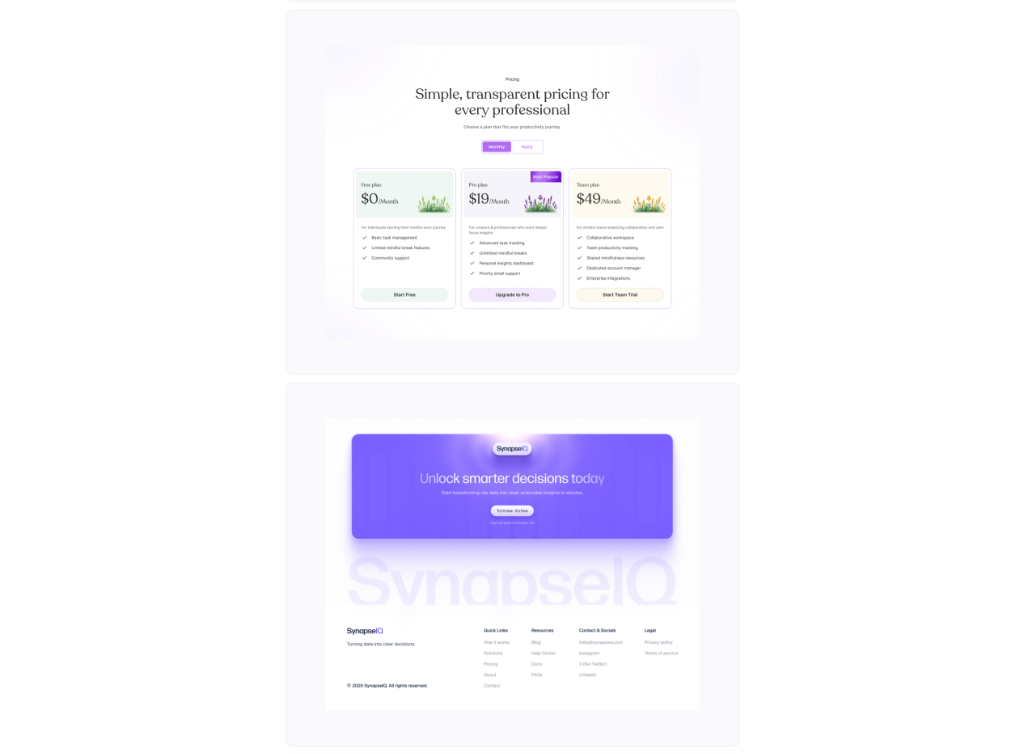
#> input picture gallery_showcase_2.png, 1024 x 754 px
$ python add_overlay.py
#> lines starting #> are read from the running program, lines starting #| are printed output that depends on the picture
from PIL import Image, ImageDraw, ImageFont
import os

def add_overlay_and_text(image_path, output_path, text="Explore Now"):
#> called with image_path = 'gallery_showcase_2.png', output_path = 'gallery_showcase_overlay.png', text = 'Explore Now'
    try:
        # Open the image
        base = Image.open(image_path).convert("RGBA")
#> base is the input picture: PIL image 1024x754 RGBA; mean R, G, B, A 247.1, 245.8, 253.5, 255

        # Create a transparent overlay
        overlay = Image.new("RGBA", base.size, (0, 0, 0, 0))
#> overlay: PIL image 1024x754 RGBA; every value is 0
        draw = ImageDraw.Draw(overlay)

        # Add a semi-transparent black rectangle (tint)
        # Alpha 128 (approx 50% opacity)
        draw.rectangle([0, 0, base.size[0], base.size[1]], fill=(0, 0, 0, 100))

        # Composite the overlay onto the base
        base = Image.alpha_composite(base, overlay)
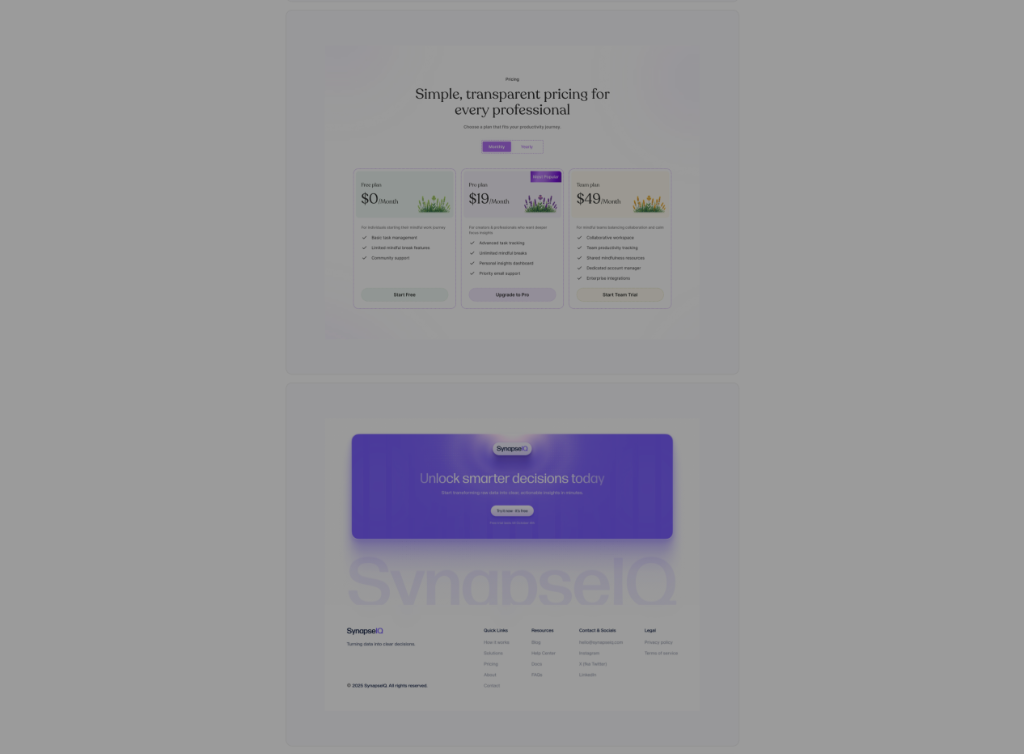
#> base: PIL image 1024x754 RGBA; mean R, G, B, A 150.2, 149.4, 154.1, 255

        # Prepare to draw text
        draw = ImageDraw.Draw(base)

        # Font setup - try to find a nice system font
        font_path = "/System/Library/Fonts/Helvetica.ttc"
        if not os.path.exists(font_path):
             font_path = "/Library/Fonts/Arial.ttf"

        try:
            # Calculate font size relative to image width (e.g., 5% of width)
            font_size = int(base.size[0] * 0.05)
#> font_size = 51
            font = ImageFont.truetype(font_path, font_size)
        except OSError:
            print("System font not found, using default.")
            font = ImageFont.load_default()

        # Calculate text position to center it
        # Get bounding box of text
        left, top, right, bottom = draw.textbbox((0, 0), text, font=font)
#> left = 0; top = 9; right = 319; bottom = 59
        text_width = right - left
#> text_width = 319
        text_height = bottom - top
#> text_height = 50

        x = (base.size[0] - text_width) / 2
#> x = 352.5
        y = (base.size[1] - text_height) / 2
#> y = 352

        # Draw text (White)
        draw.text((x, y), text, font=font, fill=(255, 255, 255, 255))

        # Save
        base.save(output_path)
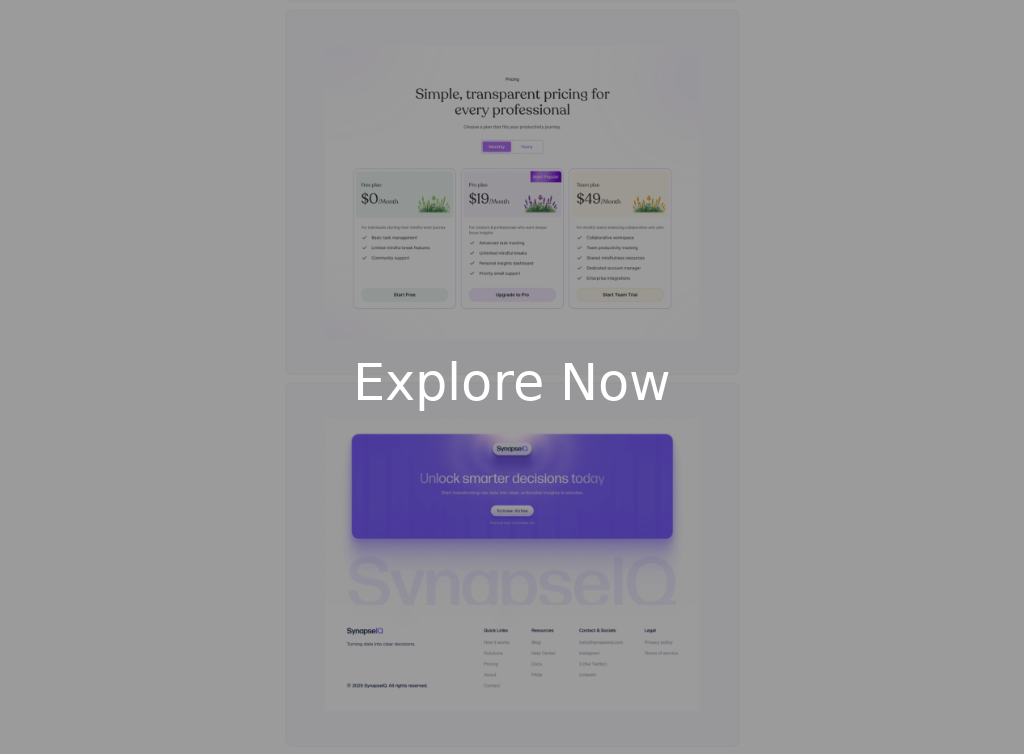
#> saved as gallery_showcase_overlay.png: PIL image 1024x754 RGBA; mean R, G, B, A 150.7, 149.9, 154.5, 255
        print(f"Successfully saved to {output_path}")

    except Exception as e:
        print(f"Error: {e}")

# Run the function
add_overlay_and_text("gallery_showcase_2.png", "gallery_showcase_overlay.png", "Explore Now")
